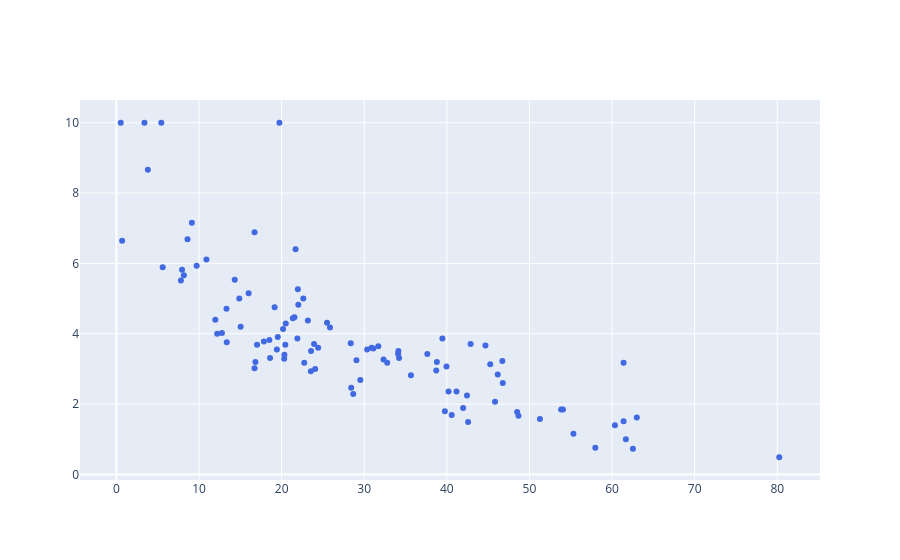

The code cell stored with this chart in its notebook:
### Markdown cell above
**Adding scatterplot of observed data**
- `with fig do add_scatter using` a list containing
    - freestyle `x=` then `with np do ravel using feat`  (see image below for this freestyle)
    - freestyle `y=` then `with np do ravel using` a list containing
        - `in list splits get # 4` 
    - freestyle `mode="markers"`
    - freestyle `name="observed"`
    - freestyle `line=dict(color='royalblue')`
        
![image.png](attachment:image.png)

### Code cell
fig.add_scatter(x= (np.ravel(feat)),y= (np.ravel(splits[3])),mode="markers",name="observed",line=dict(color='royalblue'))

#<xml xmlns="https://developers.google.com/blockly/xml"><variables><variable id="@U5l^JIp,}.H=ECCW?@g">fig</variable><variable id="Zhzp)s*VL?V@ES3(j:*b">np</variable><variable id=";B?b.}Av@wT`N2@Wj0mE">feat</variable><variable id="_ut$e0PL4OMi4o1MXTpw">splits</variable></variables><block type="varDoMethod_Python" id=";Vj73?+n$.LjZTIQH-~C" x="-103" y="166"><mutation items="5"></mutation><field name="VAR" id="@U5l^JIp,}.H=ECCW?@g">fig</field><field name="MEMBER">add_scatter</field><data>fig:add_scatter</data><value name="ADD0"><block type="valueOutputCodeBlock_Python" id=",865biRJ|vV(oJQ2YBx}"><field name="CODE">x=</field><value name="INPUT"><block type="varDoMethod_Python" id="LRef_1^TIQ#p!Z;W_uFP"><mutation items="1"></mutation><field name="VAR" id="Zhzp)s*VL?V@ES3(j:*b">np</field><field name="MEMBER">ravel</field><data>np:ravel</data><value name="ADD0"><block type="variables_get" id="rZjG3YbsOisy!76`8YaZ"><field name="VAR" id=";B?b.}Av@wT`N2@Wj0mE">feat</field></block></value></block></value></block></value><value name="ADD1"><block type="valueOutputCodeBlock_Python" id="Lzf@tV~yPgDUBt!]7k.c"><field name="CODE">y=</field><value name="INPUT"><block type="varDoMethod_Python" id="$56_VZ(|HR0l79pHS6$:"><mutation items="1"></mutation><field name="VAR" id="Zhzp)s*VL?V@ES3(j:*b">np</field><field name="MEMBER">ravel</field><data>np:ravel</data><value name="ADD0"><block type="lists_getIndex" id="+)6rD:d3/lsY8`DRyj5H"><mutation statement="false" at="true"></mutation><field name="MODE">GET</field><field name="WHERE">FROM_START</field><value name="VALUE"><block type="variables_get" id="[K{$4so{VGhjhPoI^P!u"><field name="VAR" id="_ut$e0PL4OMi4o1MXTpw">splits</field></block></value><value name="AT"><block type="math_number" id="q-~.X?21=%-}QPH3AyC@"><field name="NUM">4</field></block></value></block></value></block></value></block></value><value name="ADD2"><block type="dummyOutputCodeBlock_Python" id="jyM.|CEXcl_k054gpP)~"><field name="CODE">mode="markers"</field></block></value><value name="ADD3"><block type="dummyOutputCodeBlock_Python" id="]+d6?3;3GxYW)f2Y=g3~"><field name="CODE">name="observed"</field></block></value><value name="ADD4"><block type="dummyOutputCodeBlock_Python" id="Z+8D{?+W{!J(?`7Y(:As"><field name="CODE">line=dict(color='royalblue')</field></block></value></block></xml>

### Figure 1 — Plotly figure (JSON) as saved in the notebook; plotly's stock layout.template omitted (floating-point values rounded to 4 significant figures)
{"data": [{"line": {"color": "royalblue"}, "mode": "markers", "name": "observed", "type": "scatter", "x": [39.96, 42.44, 23.18, 38.8, 19.43, 61.67, 0.6898, 22.74, 41.17, 46.16, 9.134, 21.55, 20.17, 7.947, 80.24, 31.1, 45.83, 61.4, 3.394, 29.53, 28.37, 38.71, 46.72, 16.83, 28.67, 8.168, 51.27, 13.33, 22.02, 5.436, 53.84, 40.59, 21.91, 32.34, 14.32, 62.53, 16.72, 55.33, 18.6, 39.76, 42.88, 17.03, 35.65, 32.78, 20.31, 5.602, 13.36, 10.9, 41.97, 21.96, 20.5, 30.35, 25.5, 8.609, 30.88, 19.73, 61.4, 14.87, 39.46, 17.85, 20.34, 34.22, 24.06, 21.36, 23.54, 12.2, 15.04, 3.808, 40.2, 23.92, 20.45, 31.71, 46.77, 29.06, 63.0, 42.58, 28.42, 57.97, 25.86, 48.51, 60.35, 34.11, 37.64, 18.52, 21.69, 22.63, 7.809, 11.98, 44.67, 16.72, 34.13, 48.68, 24.42, 23.57, 12.78, 45.25, 19.54, 19.15, 16.0, 0.5243, 54.06, 9.713], "y": [3.067, 2.244, 4.378, 3.2, 3.556, 1, 6.644, 3.178, 2.356, 2.844, 7.156, 4.467, 4.133, 5.822, 0.4889, 3.578, 2.067, 1.511, 10, 2.689, 3.733, 2.956, 3.222, 3.2, 2.289, 5.667, 1.578, 4.711, 4.822, 10, 1.844, 1.689, 3.867, 3.267, 5.533, 0.7333, 3.022, 1.156, 3.311, 1.8, 3.711, 3.689, 2.822, 3.178, 3.289, 5.889, 3.756, 6.111, 1.889, 5.267, 4.289, 3.556, 4.311, 6.689, 3.6, 10, 3.178, 5, 3.867, 3.778, 3.4, 3.311, 3, 4.444, 2.933, 4, 4.2, 8.667, 2.356, 3.711, 3.689, 3.644, 2.6, 3.244, 1.622, 1.489, 2.467, 0.7556, 4.178, 1.778, 1.4, 3.422, 3.422, 3.822, 6.4, 5, 5.511, 4.4, 3.667, 6.889, 3.511, 1.667, 3.6, 3.511, 4.022, 3.133, 3.911, 4.756, 5.156, 10, 1.844, 5.933]}], "layout": {"autosize": true, "xaxis": {"autorange": true, "range": [-4.142, 84.91], "type": "linear"}, "yaxis": {"autorange": true, "range": [-0.296, 10.78], "type": "linear"}}}
